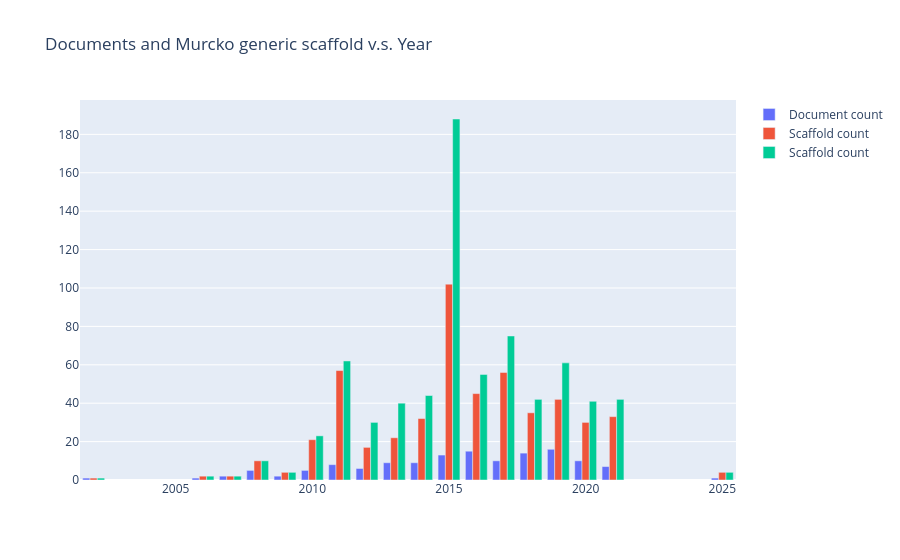

Source (notebook cell):
### Markdown cell above
### Count of Documents and Scaffold by Year

### Code cell
import plotly.graph_objects as go
fig = go.Figure()
fig.add_trace(go.Bar(x=dfd.index, y=dfd['unique'], name='Document count'))
fig.add_trace(go.Bar(x=dfg.index, y=dfg['unique'], name='Scaffold count'))
fig.add_trace(go.Bar(x=dfm.index, y=dfm['unique'], name='Scaffold count'))

fig.update_layout(
    title='Documents and Murcko scaffold v.s. Year',
    # showlegend=False, # Legendのon/off
    width=1000,
    # height=700
    barmode='group',
)
fig.show()

### Figure 1 — Plotly figure (JSON) as saved in the notebook; plotly's stock layout.template omitted (floating-point values rounded to 4 significant figures)
{"data": [{"name": "Document count", "type": "bar", "x": [2002, 2006, 2007, 2008, 2009, 2010, 2011, 2012, 2013, 2014, 2015, 2016, 2017, 2018, 2019, 2020, 2021, 2025], "y": [1, 1, 2, 5, 2, 5, 8, 6, 9, 9, 13, 15, 10, 14, 16, 10, 7, 1]}, {"name": "Scaffold count", "type": "bar", "x": [2002, 2006, 2007, 2008, 2009, 2010, 2011, 2012, 2013, 2014, 2015, 2016, 2017, 2018, 2019, 2020, 2021, 2025], "y": [1, 2, 2, 10, 4, 21, 57, 17, 22, 32, 102, 45, 56, 35, 42, 30, 33, 4]}, {"name": "Scaffold count", "type": "bar", "x": [2002, 2006, 2007, 2008, 2009, 2010, 2011, 2012, 2013, 2014, 2015, 2016, 2017, 2018, 2019, 2020, 2021, 2025], "y": [1, 2, 2, 10, 4, 23, 62, 30, 40, 44, 188, 55, 75, 42, 61, 41, 42, 4]}], "layout": {"autosize": true, "barmode": "group", "title": {"text": "Documents and Murcko generic scaffold v.s. Year"}, "xaxis": {"autorange": true, "range": [2002.0, 2026.0], "type": "linear"}, "yaxis": {"autorange": true, "range": [0, 197.9], "type": "linear"}}}
